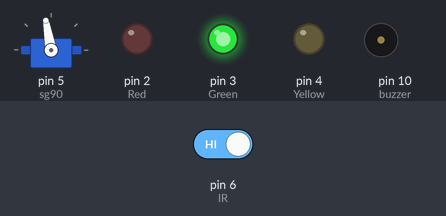
Recording of a sketch running on a simulated Arduino Uno, built with avr-gcc and run on an emulated ATmega328P. Parts: servo, output pins drawn as LEDs (lit = HIGH), buzzer (waves = sounding, pin HIGH). Inputs (shaded band) come from the test bench; at power-on: pin 6 (IR) HIGH.

Above: at 4.2 s.
4.3 s: pin 6 (IR) driven LOW
At 5.8 s:
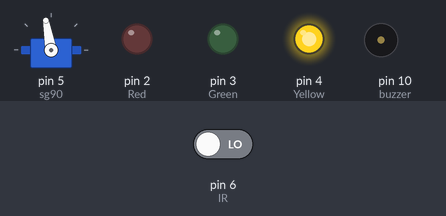
At 7.1 s:
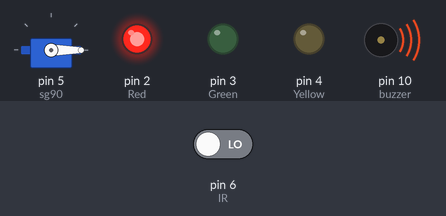
Timing chart, 0 to 8.6 s (numbered marks = the images above; inputs shaded):
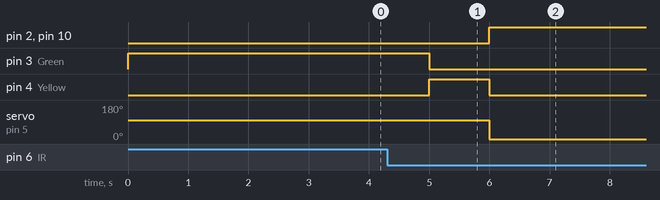

Measured:
- after the input at 4.3 s, pin 10 (buzzer): LOW → HIGH after 1.7 s

The sketch:

Traffic-Light-System.ino
```cpp
#include <Servo.h>
Servo sg90;
int Yellow = 4;
int Red = 2;
int Green = 3;
int IR = 6;
int buzzer = 10;
void setup() {
pinMode(Yellow, OUTPUT);
pinMode(Red, OUTPUT);
pinMode(Green, OUTPUT);
pinMode(buzzer, OUTPUT);
pinMode(IR, INPUT);
sg90.attach(5);
Serial.begin(9600);
}

void loop() {
sg90.write(100);
digitalWrite(Red, LOW);
digitalWrite(Green, HIGH);
delay(5000);
digitalWrite(Green, LOW);
digitalWrite(Yellow, HIGH);
delay(1000);
digitalWrite(Yellow, LOW);
digitalWrite(Red, HIGH);
sg90.write(0);
int s = digitalRead(IR);
while (digitalRead(Red) == HIGH)
  if (s==0){
    digitalWrite(Yellow, LOW);
    digitalWrite(Green, LOW);
    digitalWrite(Red, HIGH);
    digitalWrite(buzzer, HIGH);
    sg90.write(0);
    delay(30000);
    digitalWrite(buzzer, LOW);
  }
delay(5000);


}
```
